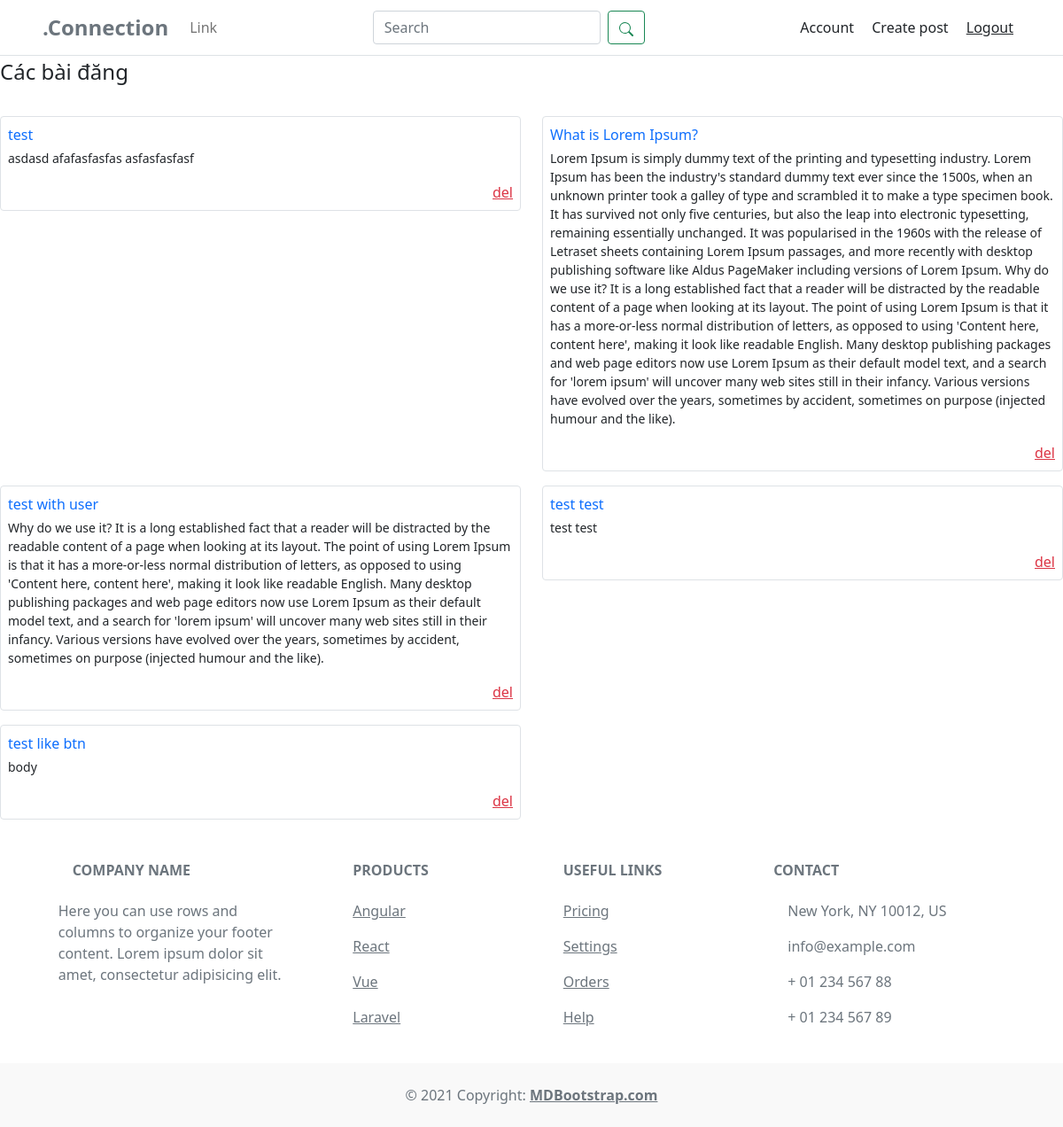
/account/ (signed in), run on an earlier commit of the app's database.
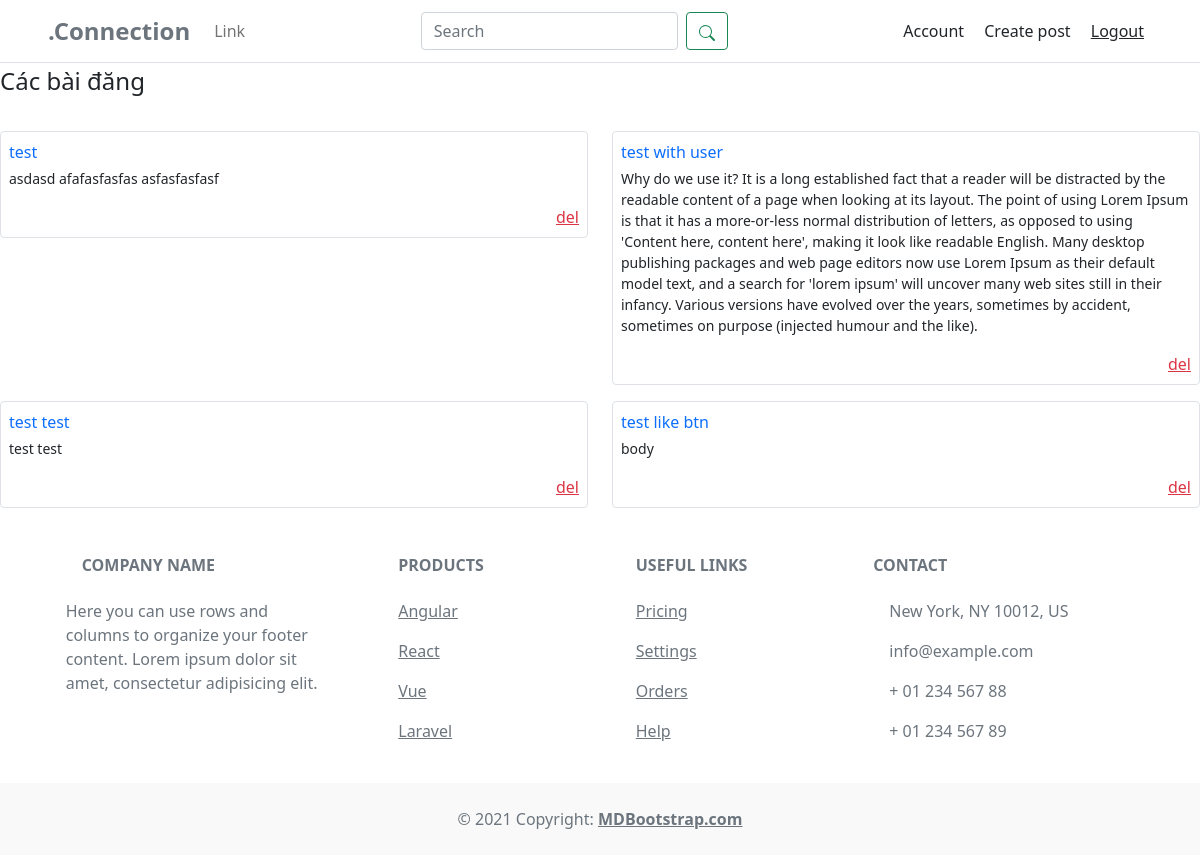
And on a later commit of the database.
### app/models.py (models this page shows, shortened)
class Post(models.Model):
    title = models.CharField(max_length=200)
    content = HTMLField()
    user = models.ForeignKey(User, on_delete=models.CASCADE, default=None)
    likes = models.ManyToManyField(User, related_name='liked_posts')
    pub_date = models.DateTimeField(auto_now_add=True)

### authentication/views.py (the view)
# urls.py: path('', views.account_view, name="account"),
def account_view(request):
    user_log = request.user
    if not user_log.is_authenticated:
        return redirect('index')
    user = request.user
    posts = Post.objects.filter(user=user)
    context = {
        'user': user,
        'posts': posts,
    }
    return render(request, 'authentication/account.html', context)

### templates/authentication/account.html
{% extends "authentication/base.html" %}
{% load static %}
{% load crispy_forms_tags %}
{% block extrastyles %}
<link rel="stylesheet" type="text/css" href="{% static 'css/account.css' %}" />
{% endblock extrastyles %}
{% block content %}
<p class="fs-4">Các bài đăng</p>
<div class="row">
    {% for post in posts %}
    <div class="col-xl-6">
        <div class="border rounded p-2 mt-3">
            <div class="text-truncate mb-1">
                <a class="text-decoration-none" href="{% url 'post' id=post.id %}">{{ post.title }}</a>
            </div>
            <div>
                <p class="text-truncate text-sm text-wrap post-content">
                    {{ post.content|striptags }}
                </p>
            </div>
            <div class="d-flex justify-content-end">
                <a class="text-danger" href="{% url "delete_post" post.id %}">del</a>
            </div>
        </div>
    </div>
    {% endfor %}
</div>
{% endblock content %}

What changed in the data, as far as the page shows it:
removed Post: title "What is Lorem Ipsum?", content "Lorem Ipsum is simply dummy text of the printing and typesetting industry. Lorem Ipsum has been the industry's standard dummy text ever since the 1500s, when an unknown printer took a galley of type and scrambled it to make a type specimen book. It has survived not only five centuries, but also the leap into electronic typesetting, remaining essentially unchanged. It was popularised in the 1960s with the release of Letraset sheets containing Lorem Ipsum passages, and more recently with desktop publishing software like Aldus PageMaker including versions of Lorem Ipsum. Why do we use it? It is a long established fact that a reader will be distracted by the readable content of a page when…"
